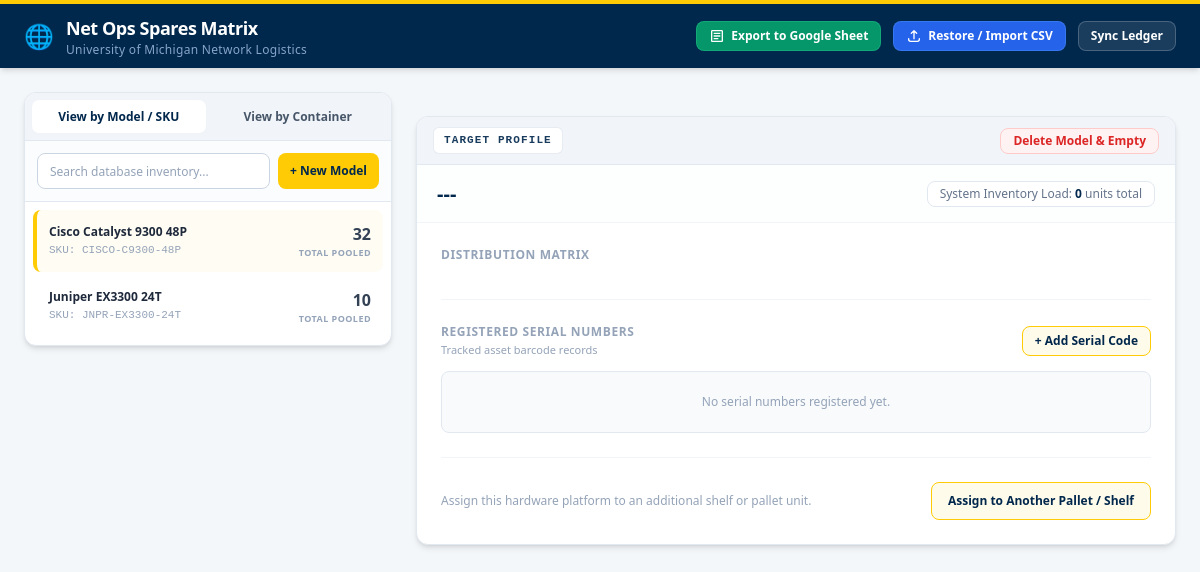
The page / on the database its author committed.
### models.py (models this page shows)
class EquipmentModel(db.Model):
    __tablename__ = 'equipment_models'
    id = db.Column(db.Integer, primary_key=True)
    model_name = db.Column(db.String(120), nullable=False)
    sku = db.Column(db.String(80), unique=True, nullable=False)
    allocations = db.relationship('PhysicalAllocation', backref='hardware_profile', lazy=True, cascade='all, delete-orphan')
    serials = db.relationship('SerialNumber', backref='model', lazy=True, cascade='all, delete-orphan')
    @property
    def global_total(self):
        return sum(alloc.quantity for alloc in self.allocations)

class PhysicalAllocation(db.Model):
    __tablename__ = 'physical_allocations'
    id = db.Column(db.Integer, primary_key=True)
    model_id = db.Column(db.Integer, db.ForeignKey('equipment_models.id'), nullable=False)
    container_id = db.Column(db.String(80), nullable=False)
    container_type = db.Column(db.String(80), nullable=True)
    quantity = db.Column(db.Integer, default=0, nullable=False)
    serials = db.relationship('SerialNumber', backref='location', lazy=True, cascade='all, delete-orphan')

### app.py (the view)
@app.route('/')
def dashboard():
    catalog = EquipmentModel.query.all()
    selected_model = catalog[0] if catalog else None
    return render_template('dashboard.html', catalog=catalog, selected_model=selected_model)

### templates/dashboard.html (shortened to what this page needs)
<!DOCTYPE html>
<html lang="en">
<head>
    <script src="https://cdn.tailwindcss.com"></script>
</head>
<body class="bg-[#f4f7fa] font-sans text-slate-800 antialiased min-h-screen flex flex-col">
    <header class="bg-michigan-blue text-white sticky top-0 z-40 shadow-md border-t-4 border-michigan-maize">
        <div class="max-w-[1800px] w-full mx-auto px-4 sm:px-6 h-16 flex items-center justify-between">
            <div class="flex items-center space-x-3">
                <span class="text-2xl text-michigan-maize">🌐</span>
                <div>
                    <h1 class="text-lg font-bold tracking-tight text-white">Net Ops Spares Matrix</h1>
                    <p class="text-xs text-blue-200/70 tracking-wide font-medium">University of Michigan Network Logistics</p>
                </div>
            </div>
            <div class="flex items-center space-x-3">
                <button id="export-sheets-btn" onclick="exportToGoogleSheet()" class="px-3 py-1.5 text-xs font-bold bg-emerald-600 hover:bg-emerald-500 border border-emerald-400/30 rounded-lg text-white transition-all flex items-center space-x-1.5 shadow-xs">
                    <svg class="w-4 h-4 fill-current" viewBox="0 0 24 24">
                        <path d="M19 3H5c-1.1 0-2 .9-2 2v14c0 1.1.9 2 2 2h14c1.1 0 2-.9 2-2V5c0-1.1-.9-2-2-2zm0 16H5V5h14v14zM7 7h10v2H7zm0 4h10v2H7zm0 4h7v2H7z"/>
                    </svg>
                    <span>Export to Google Sheet</span>
                </button>
                <button onclick="toggleModal('import-csv-modal')" class="px-3 py-1.5 text-xs font-bold bg-blue-600 hover:bg-blue-500 border border-blue-400/30 rounded-lg text-white transition-all flex items-center space-x-1.5 shadow-xs">
                    <svg class="w-4 h-4 fill-none stroke-current" viewBox="0 0 24 24" stroke-width="2">
                        <path stroke-linecap="round" stroke-linejoin="round" d="M4 16v1a3 3 0 003 3h10a3 3 0 003-3v-1m-4-8l-4-4m0 0L8 8m4-4v12" />
                    </svg>
                    <span>Restore / Import CSV</span>
                </button>
                <button onclick="window.location.reload();" class="px-3 py-1.5 text-xs font-semibold bg-white/10 border border-white/20 rounded-lg hover:bg-white/20 text-white transition-colors">
                    Sync Ledger
                </button>
            </div>
        </div>
    </header>
    <main class="max-w-[1800px] w-full mx-auto px-4 sm:px-6 py-6 flex-1">
        <div class="grid grid-cols-1 lg:grid-cols-12 gap-6 items-start">
            <section class="lg:col-span-4 xl:col-span-3 bg-white rounded-xl border border-slate-200 shadow-md overflow-hidden">
                <div class="flex border-b border-slate-200 bg-slate-100 p-1.5 space-x-1 h-12 items-center">
                    <button id="tab-models" onclick="switchSidebarView('models')" class="w-full h-full text-center py-1.5 text-xs font-bold rounded-lg transition-all bg-white text-michigan-blue shadow-xs border border-slate-200/50 flex items-center justify-center">
                        View by Model / SKU
                    </button>
                    <button id="tab-locations" onclick="switchSidebarView('locations')" class="w-full h-full text-center py-1.5 text-xs font-bold rounded-lg transition-all text-slate-600 hover:text-michigan-blue hover:bg-slate-50 flex items-center justify-center">
                        View by Container
                    </button>
                </div>
                <div class="p-3 border-b border-slate-200 bg-slate-50/50 flex flex-col justify-center">
                    <div class="flex items-center space-x-2 w-full">
                        <input type="text"
                               id="catalog-search-input"
                               onkeyup="filterSidebarList()"
                               placeholder="Search database inventory..."
                               class="w-full px-3 py-1.5 text-xs bg-white border border-slate-300 rounded-lg focus:outline-none focus:ring-2 focus:ring-michigan-blue/30 focus:border-michigan-blue transition-all placeholder-slate-400 h-9">
                        <button id="sidebar-register-model-btn"
                                onclick="toggleModal('add-sku-modal')"
                                class="shrink-0 h-9 px-3 text-xs font-bold bg-michigan-maize text-michigan-blue hover:bg-yellow-400 rounded-lg shadow-2xs transition-all transform active:scale-95 flex items-center justify-center whitespace-nowrap">
                            <span>+ New Model</span>
                        </button>
                    </div>
                </div>
                <div id="sidebar-models-list" class="space-y-1 p-2 max-h-[calc(100vh-250px)] overflow-y-auto">
                    {% for item in catalog %}
                    <div id="catalog-row-{{ item.id }}"
                         onclick="focusHardwareModel('{{ item.id }}')"
                         class="catalog-row p-3 hover:bg-slate-50 rounded-lg cursor-pointer transition-all flex justify-between items-center group border-l-4 border-transparent">
                        <div>
                            <h4 class="font-semibold text-slate-800 text-xs group-hover:text-michigan-blue transition-colors">{{ item.model_name }}</h4>
                            <p class="text-[11px] text-slate-400 mt-0.5 font-mono">SKU: {{ item.sku }}</p>
                        </div>
                        <div class="text-right">
                            <span id="global-counter-{{ item.id }}" class="text-base font-black text-slate-700 group-hover:text-michigan-blue transition-colors">{{ item.global_total }}</span>
                            <p class="text-[9px] uppercase font-bold tracking-wider text-slate-400">Total Pooled</p>
                        </div>
                    </div>
                    {% endfor %}
                </div>
            </section>
            <section class="lg:col-span-8 xl:col-span-9 space-y-6">
                <div id="active-management-panel" class="bg-white rounded-xl border border-slate-200 shadow-md overflow-hidden">
                    <div class="bg-slate-100 border-b border-slate-200 px-4 h-12 flex items-center justify-between">
                        <span id="target-view-context-badge" class="text-[11px] font-bold uppercase tracking-widest text-michigan-blue/90 bg-white border border-slate-200/80 px-2.5 py-1 rounded-md font-mono shadow-2xs">
                        </span>
                        <div class="flex items-center space-x-2">
                            <button id="delete-model-btn"
                                    onclick="triggerModelClearout()"
                                    class="hidden text-xs font-bold text-red-600 bg-red-50 hover:bg-red-100 border border-red-200 px-3 py-1 rounded-lg transition-all shadow-2xs">
                                Delete Model & Empty
                            </button>
                        </div>
                    </div>
                    <div class="p-3 px-5 border-b border-slate-100 bg-slate-50/30 min-h-[58px] flex items-center justify-between flex-wrap gap-2">
                        <div>
                            <h2 id="target-display-name" class="text-xl font-black text-michigan-blue leading-tight">---</h2>
                        </div>
                        <div class="bg-white border border-slate-200 shadow-2xs rounded-lg px-3 py-1 text-xs text-slate-500 font-medium">
                            System Inventory Load: <span id="target-display-count" class="font-extrabold text-michigan-blue">0</span> units total
                        </div>
                    </div>
                    <div class="p-5 sm:p-6 space-y-6">
                        <div>
                            <h3 id="matrix-grid-title" class="text-xs font-bold text-slate-400 uppercase tracking-wider mb-3">Distribution Matrix</h3>
                        </div>
                        <div class="pt-6 border-t border-slate-100">
                            <div class="flex justify-between items-center mb-3">
                                <div>
                                    <h3 class="text-xs font-bold text-slate-400 uppercase tracking-wider">Registered Serial Numbers</h3>
                                    <p class="text-[11px] text-slate-400 mt-0.5">Tracked asset barcode records</p>
                                </div>
                                <button id="add-serial-btn" onclick="openAddSerialModal()" class="text-xs px-3 py-1.5 font-bold text-michigan-blue bg-amber-50 hover:bg-michigan-maize/30 border border-michigan-maize rounded-lg transition-all">
                                    + Add Serial Code
                                </button>
                            </div>
                            <div id="serial-list-container" class="grid grid-cols-1 sm:grid-cols-2 md:grid-cols-3 xl:grid-cols-4 gap-2.5 max-h-56 overflow-y-auto p-2.5 bg-slate-50 rounded-lg border border-slate-200">
                                <p class="text-xs text-slate-400 p-3 col-span-full text-center">No serial numbers registered yet.</p>
                            </div>
                        </div>
                        <div id="location-assignment-footer" class="pt-6 border-t border-slate-100 flex flex-col sm:flex-row items-center justify-between gap-4">
                            <div class="text-xs text-slate-400 max-w-sm">Assign this hardware platform to an additional shelf or pallet unit.</div>
                            <button onclick="toggleModal('assign-location-modal')" class="w-full sm:w-auto text-xs px-4 py-2.5 font-bold text-michigan-blue bg-amber-50 hover:bg-michigan-maize/20 border border-michigan-maize rounded-lg transition-all whitespace-nowrap shadow-xs">
                                Assign to Another Pallet / Shelf
                            </button>
                        </div>
                    </div>
                </div>
            </section>
        </div>
    </main>
</body>
</html>

### rows shown on the page
EquipmentModel: model_name "Cisco Catalyst 9300 48P", sku "CISCO-C9300-48P", global_total "32"
EquipmentModel: model_name "Juniper EX3300 24T", sku "JNPR-EX3300-24T", global_total "10"
